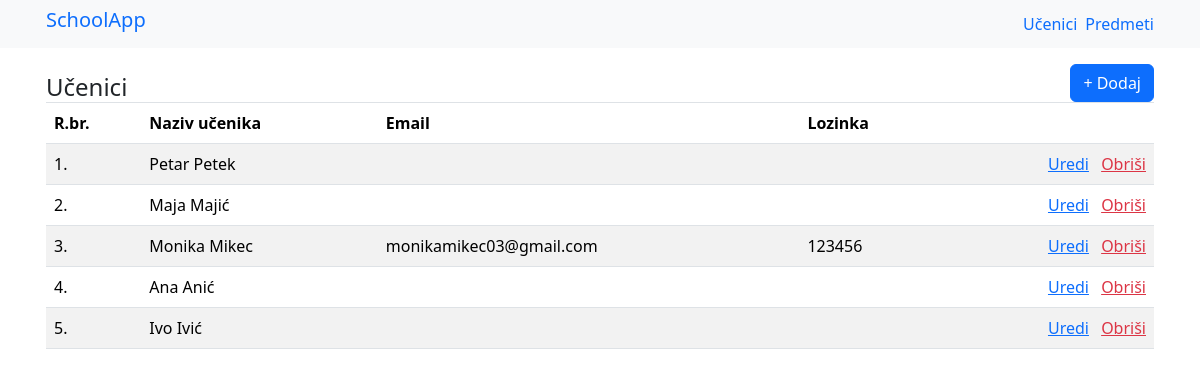
Page /ucenici.php on the committed database.
### tables this page shows
CREATE TABLE `ucenici` (
  `id_ucenika` int(11) NOT NULL,
  `naziv_ucenika` varchar(70) NOT NULL,
  `email` varchar(100) DEFAULT NULL,
  `lozinka` varchar(40) DEFAULT NULL,
  `created_at` timestamp NOT NULL DEFAULT current_timestamp(),
  `updated_at` timestamp NOT NULL DEFAULT current_timestamp() ON UPDATE current_timestamp()
);

### ucenici.php (the view)
<?php include 'zaglavlje.php'; ?>
<section class="p-3 container">
    <div class='d-flex align-items-end justify-content-between border-0 border-bottom'>
        <h4 class='p-0 m-0'>Učenici</h4>
        <a href='unos_ucenika.php' class='btn btn-primary ms-4'>+ Dodaj</a>
    </div>
    <table class='table table-striped'>
        <thead>
            <tr>
                <th>R.br.</th>
                <th>Naziv učenika</th>
                <th>Email</th>
                <th>Lozinka</th>
                <th></th>
            </tr>
        </thead>
        <tbody>
        <?php
        $br = 0;
            $sql = 'SELECT * FROM ucenici ORDER BY updated_at DESC';
            $res = mysqli_query($veza, $sql);
            if (mysqli_num_rows($res) == 0) {
                echo "<tr><td colspan='3'>Nema podataka u bazi.</td></tr>";
            }
            else {
                while ($red = mysqli_fetch_array($res)) {
                $naziv_ucenika = $red['naziv_ucenika'];
                $id_ucenika = $red['id_ucenika'];
                $email = $red['email'];
                $lozinka = $red['lozinka'];
                ?>
                <tr>
                    <td><?php echo ++$br; ?>.</td>
                    <td><?php echo $naziv_ucenika; ?></td>
                    <td><?php echo $email; ?></td>
                    <td><?php echo $lozinka; ?></td>
                    <td class='text-end'>
                        <span class=''>
                        <a href="unos_ucenika.php?id=<?php echo $id_ucenika; ?>" class="link-primary me-2">Uredi</a>
                        <a href="brisanje_ucenika.php?id=<?php echo $id_ucenika; ?>" class="link-danger">Obriši</a>
                        </span>
                    </td>
                </tr>
                <?php
                }
            }
        ?>
        </tbody>
    </table>
</section>
<?php include 'podnozje.php'; ?>

### rows in the picture
ucenici: naziv_ucenika "Petar Petek"
ucenici: naziv_ucenika "Maja Majić"
ucenici: naziv_ucenika "Monika Mikec", email "monikamikec03@gmail.com", lozinka "123456"
ucenici: naziv_ucenika "Ana Anić"
ucenici: naziv_ucenika "Ivo Ivić"
